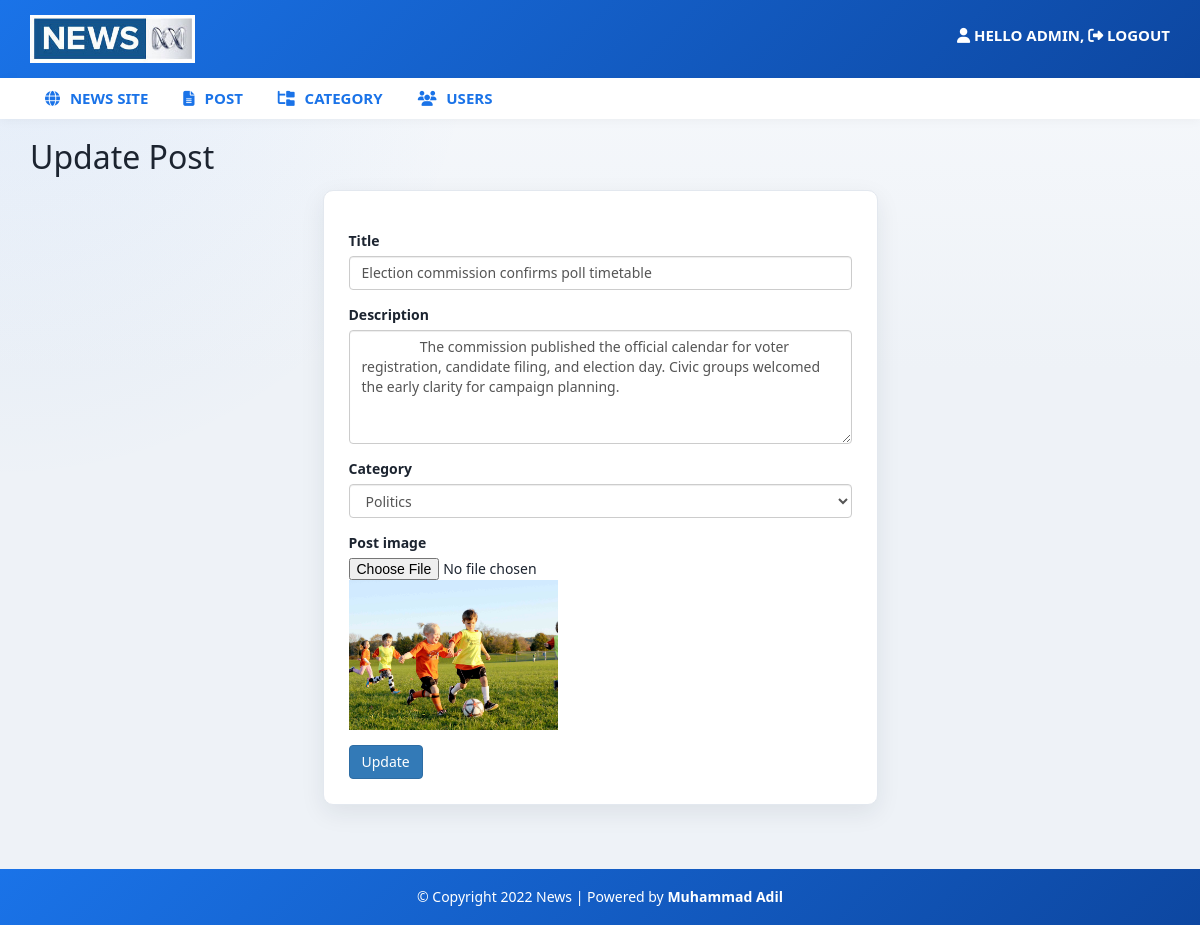
/admin/update-post.php?id=7 (signed in), run on the app's committed database.
### tables this page shows
CREATE TABLE `posts` (
  `id` int(11) NOT NULL AUTO_INCREMENT,
  `post_title` varchar(200) NOT NULL,
  `post_keywords` text NOT NULL,
  `post_content` int(11) NOT NULL,
  `post_date` varchar(50) NOT NULL,
  `post_author` int(11) NOT NULL,
  `post_image` varchar(255) NOT NULL DEFAULT 'post-format.jpg',
  PRIMARY KEY (`id`)
);

### admin/update-post.php (the view, shortened to what this page needs)
<?php include "header.php"; ?>
<div id="admin-content">
  <div class="container">
  <div class="row">
    <div class="col-md-12">
        <h1 class="admin-heading">Update Post</h1>
    </div>
    <div class="col-md-offset-3 col-md-6">
        <?php
            include "config.php";
            $id = $_GET['id'];
            $sql = "SELECT posts.id, posts.post_title, posts.post_keywords, posts.post_image, category.category_name, posts.post_content FROM posts
                    LEFT JOIN category ON posts.post_content = category.id
                    LEFT JOIN users ON posts.post_author = users.id
                    WHERE posts.id = {$id}";
            $result = mysqli_query($conn ,$sql) or die ("query failed.");
            if(mysqli_num_rows($result) > 0){
                while($row = mysqli_fetch_assoc($result)){
        ?>
        <form action="save-update-post.php" method="POST" enctype="multipart/form-data" autocomplete="off">
            <div class="form-group">
                <label for="exampleInputTile">Title</label>
                <input type="text" name="post_title"  class="form-control" id="exampleInputUsername" value="<?php echo $row['post_title'] ?>">
            </div>
            <div class="form-group">
                <label for="exampleInputPassword1"> Description</label>
                <textarea name="post_keywords" class="form-control"  required rows="5">
                <?php echo $row['post_keywords'] ?>
                </textarea>
            </div>
            <div class="form-group">
                <label for="exampleInputCategory">Category</label>
                <select name="post_content" class="form-control">
                              <?php
                              include "config.php";
                                $sql1 = "SELECT * FROM category";
                                $result1 = mysqli_query($conn, $sql1) or die ("query failed.");
                                if(mysqli_num_rows($result1) > 0){
                                    while($row1 = mysqli_fetch_assoc($result1)){
                                        if($row['post_content'] == $row1['id']){
                                            $selected = "selected";
                                        }else{
                                            $selected = "";
                                        }
                                        echo "<option {$selected} value='{$row1['id']}'>{$row1['category_name']}</option>";
                                    }
                                }
                              ?>
                          </select>
            </div>
            <div class="form-group">
                <label for="">Post image</label>
                <input type="file" name="new_image">
                <img  src="upload/<?php echo $row['post_image'] ?>" height="150px">
            </div>
            <input type="submit" name="submit" class="btn btn-primary" value="Update" />
        </form>
        <?php
                }
            }
            else{
                echo "Result Not Found.";
            }
        ?>
      </div>
    </div>
  </div>
</div>
<?php include "footer.php"; ?>

### css/style.css (style rules this page uses)
:root { --brand: #1a73e8; --brand-dark: #0d47a1; --ink: #1c2430; --muted: #5f6b7a; --line: #e3e8ef; --surface: #ffffff; --page: #eef2f7; --shadow: 0 8px 24px rgba(28, 36, 48, 0.08); }
body { background: var(--page); background-image: radial-gradient(circle at top left, rgba(26, 115, 232, 0.08), transparent 32%), linear-gradient(180deg, #f7f9fc 0%, var(--page) 40%); font-family: "Segoe UI", "Helvetica Neue", Arial, sans-serif; color: var(--ink); }
#admin-content { padding: 20px 0; min-height: 750px; }
#admin-content .admin-heading { font-size: 32px; margin: 0 0 15px; }
form { background: var(--surface); padding: 25px; box-shadow: var(--shadow); border-radius: 10px; border: 1px solid var(--line); }

### data on the page
posts: post_title "Election commission confirms poll timetable", post_keywords "The commission published the official calendar for voter registration, candidate filing, and election day. Civic groups welcomed the early clarity for campaign planning.", post_image (picture)

### other printed values
$_SESSION["username"] "ADMIN"
form field post_content "Politics"
